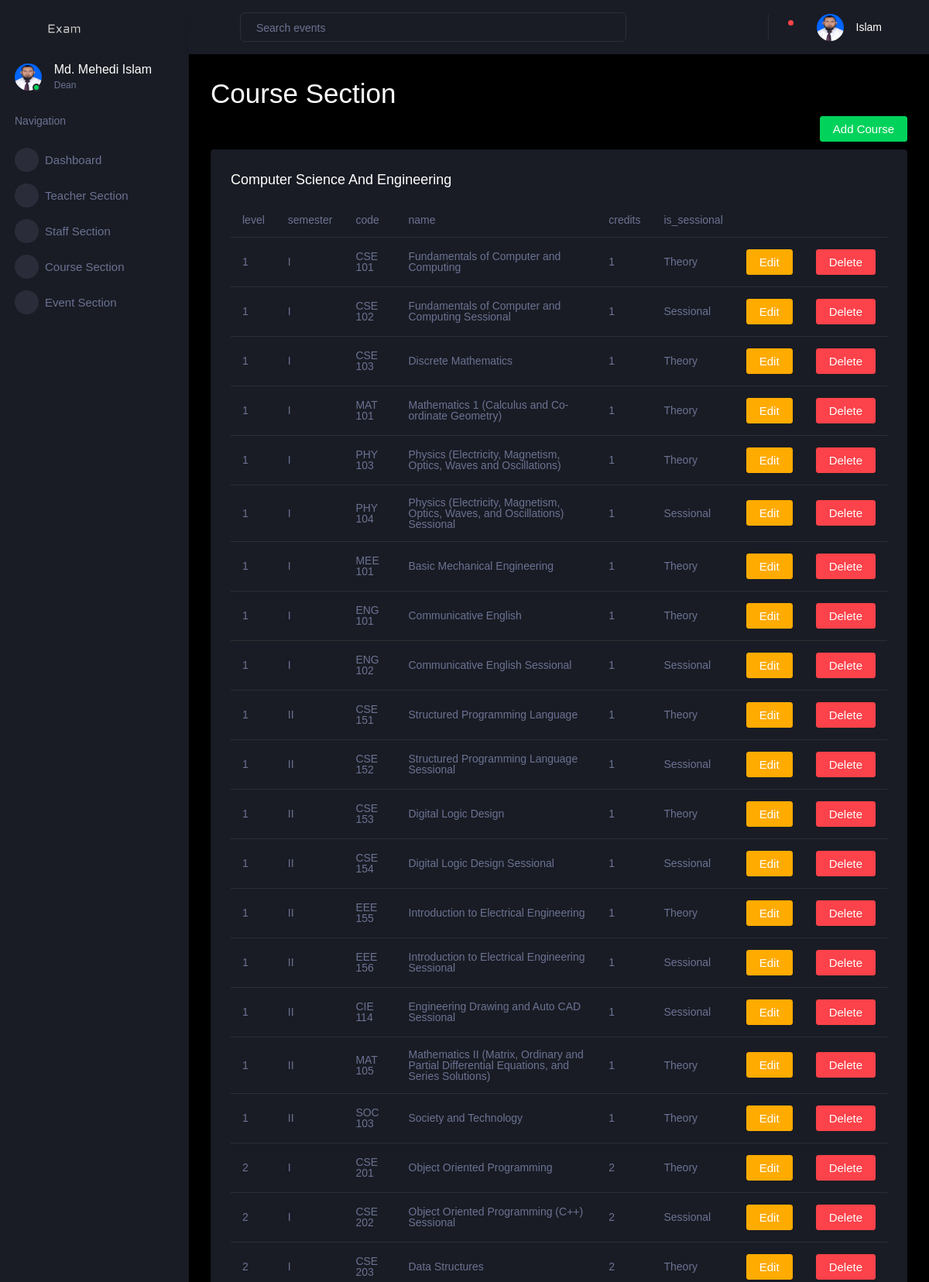
/user/course-section (signed in, upper part), run on the app's committed database.
### account/models.py (models this page shows, shortened)
class Teacher(models.Model):
    user = models.OneToOneField(
        User, on_delete=models.CASCADE, primary_key=True)
    title = models.CharField(max_length=255, null=False,
                             choices=TEACHER_TITLE_CHOICES, default='None')
    contact_number = models.CharField(null=False, unique=True, max_length=255)
    profile_picture = models.ImageField(
        upload_to=get_profile_pictures_directory, blank=True, null=True)
    department = models.ForeignKey(Department, on_delete=models.DO_NOTHING)
    is_available = models.BooleanField(default=True)
    total_creadits = models.DecimalField(
        max_digits=10, decimal_places=2, default=0)

### dashboard/models.py (models this page shows, shortened)
class Faculty(models.Model):
    name = models.CharField(max_length=255, null=False)
    def __str__(self) -> str:
        return self.name

class Course(models.Model):
    code = models.CharField(max_length=255, null=False)
    credits = models.DecimalField(null=False, max_digits=4, decimal_places=2)
    department = models.ForeignKey(
        Department, on_delete=models.CASCADE, null=False)
    is_sessional = models.BooleanField(null=False, default=False)
    level = models.CharField(max_length=1, null=False,
                             choices=LEVEL_CHOICES, default='1')
    name = models.CharField(max_length=255, null=False)
    semester = models.CharField(
        max_length=2, null=False, choices=SEMESTER_CHOICES, default='I')

### dashboard/views.py (the view)
# urls.py: path('course-section', course_page, name='course-section'),
def course_page(request):
    context = get_context(request)
    return render(request, 'course-section.html', context)

### account/models.py (called while the page is built)
    def __str__(self) -> str:
        return self.messages

### dashboard/models.py (called while the page is built)
    def __str__(self) -> str:
        return self.name

### dashboard/views.py (called while the page is built)
def is_dean(user):
    try:
        teacher = Teacher.objects.get(user=user)
    except Teacher.DoesNotExist:
        return None
    deans = Dean.objects.filter(teacher=teacher).order_by('-joined')[:1]
    if len(deans) != 1:
        return None
    return deans[0]

def is_staff(user):
    try:
        staff = Staff.objects.get(user=user)
    except Staff.DoesNotExist:
        return None
    return staff

def is_teacher(user):
    try:
        teacher = Teacher.objects.get(user=user)
    except Teacher.DoesNotExist:
        return None
    return teacher

def is_student(user):
    try:
        student = Student.objects.get(user=user)
    except Student.DoesNotExist:
        return None
    return student

def get_staff(faculty):
    return list(Staff.objects.filter(faculty=faculty))

def get_courses(faculty):
    courses = Course.objects.all()
    selected_courses = []
    for course in courses:
        dept = Department.objects.get(name=course.department)
        if dept.faculty == faculty:
            selected_courses.append(course)
    return selected_courses

def get_teachers(faculty):
    teachers = Teacher.objects.all()
    selected_teachers = []
    for teacher in teachers:
        dept = Department.objects.get(name=teacher.department)
        if dept.faculty == faculty:
            selected_teachers.append(teacher)
    return selected_teachers

def get_exams(approved_routines, teacher=None):
    past = []
    current = []
    upcomming = []
    today = date.today()
    for routine in approved_routines:
        exams = routine.exam_set.all()
        if teacher:
            exams = filter(lambda exam: teacher in exam.examiners.all()
                           or teacher == exam.supervisor, exams)
        for exam in exams:
            if exam.exam_date == today:
                current.append(exam)
            elif exam.exam_date < today:
                past.append(exam)
            else:
                upcomming.append(exam)
    return current, past, upcomming

def get_notification(user):
    return Notification.objects.filter(user=user, marked_read=False).all()

### dashboard/templates/course-section.html
{% extends "dashboard-base.html" %}
{% load static %}
{% block content %}
<h1>Course Section</h1>
<div class="create-new">
  <a class="nav-link btn btn-success create-new-button"  href="{% url 'add-course' %}" >
    Add Course
  </a>
</div>
  <div class="row">
    <div class="col-12 grid-margin">
      <div class="card">
        <div class="card-body">
          <h4 class="card-title">{{ faculty.name }}</h4>
          <div class="table-responsive">
            <table class="table">
              <thead>
                <tr>
                  <th>level</th>
                  <th>semester</th>
                  <th>code</th>
                  <th>name</th>
                  <th>credits</th>
                  <th>is_sessional</th>
                </tr>
              </thead>
              <tbody>
                {% for course in courses %}
                  <tr>
                    <td>{{ course.level }}</td>
                    <td>{{ course.semester }}</td>
                    <td>{{ course.code }}</td>
                    <td>{{ course.name }}</td>
                    <td>{{ course.level }}</td>
                    <td>
                      {% if course.is_sessional %}
                        Sessional
                      {% else %}
                        Theory
                      {% endif %}
                    </td>
                    <td>
                      <a class="nav-link btn btn-warning create-new-button"  href="{% url 'edit-course' %}" >
                        Edit
                      </a>
                    </td>
                    <td>
                      <a class="nav-link btn btn-danger create-new-button"  href="{% url 'delete-course' course.id %}" >
                        Delete
                      </a>
                    </td>
                  </tr>
                {% endfor %}
              </tbody>
            </table>
          </div>
        </div>
      </div>
    </div>
  </div>
{% endblock content %}

### dashboard/templates/dashboard-base.html (shortened to what this page needs)
{% load static %}
<!DOCTYPE html>
<html lang="en">
<head>
  <link rel="stylesheet" href="{% static 'dashboard/vendors/mdi/css/materialdesignicons.min.css' %}" />
  <link rel="stylesheet" href="{% static 'dashboard/vendors/css/vendor.bundle.base.css' %}" />
  <link rel="stylesheet" href="{% static 'dashboard/vendors/jvectormap/jquery-jvectormap.css' %}" />
  <link rel="stylesheet" href="{% static 'dashboard/vendors/flag-icon-css/css/flag-icon.min.css' %}" />
  <link rel="stylesheet" href="{% static 'dashboard/vendors/owl-carousel-2/owl.carousel.min.css' %}" />
  <link rel="stylesheet" href="{% static 'dashboard/vendors/owl-carousel-2/owl.theme.default.min.css' %}" />
  <link rel="stylesheet" href="{% static 'dashboard/css/style.css' %}" />
</head>
<body>
  <div class="container-scroller">
    <nav class="sidebar sidebar-offcanvas" id="sidebar">
      <div class="sidebar-brand-wrapper d-none d-lg-flex align-items-center justify-content-center fixed-top">
        <a class="sidebar-brand brand-logo" href="#">
          <img src="{% static 'dashboard/images/logo.svg' %}" alt="logo" />
        </a>
      </div>
      <ul class="nav">
        <li class="nav-item profile">
          <div class="profile-desc">
            <div class="profile-pic">
              <div class="count-indicator">
                {% if user.profile_picture %}
                <img class="img-xs rounded-circle" src="{{ user.profile_picture.url }}" />
                {% else %}
                <img class="img-xs rounded-circle" src="{% static 'dashboard/images/dummy.png' %}" />
                {% endif %}
                <span class="count bg-success"></span>
              </div>
              <div class="profile-name">
                <h5 class="mb-0 font-weight-normal">
                  {% if is_student %}
                    {{ student.user.first_name }} {{ student.user.last_name }}
                  {% else %}
                    {{ user.user.first_name }} {{ user.user.last_name }}
                  {% endif %}
                </h5>
                <span>
                  {% if if_staff %}
                  Staff
                  {% elif if_dean %}
                  Dean
                  {% elif is_student %}
                  Student
                  {% else %}
                  Teacher
                  {% endif %}
                </span>
              </div>
            </div>
          </div>
        </li>
        <li class="nav-item nav-category">
          <span class="nav-link">Navigation</span>
        </li>
        <li class="nav-item menu-items">
          <a class="nav-link" href="{% url 'dashboard-page' %}">
            <span class="menu-icon">
              <i class="mdi mdi-speedometer"></i>
            </span>
            <span class="menu-title">Dashboard</span>
          </a>
        </li>
        {% if not is_student %}
          {% if is_staff %}
            <li class="nav-item menu-items">
              <a class="nav-link" href="{% url 'teacher-section' %}">
                <span class="menu-icon">
                  <i class="mdi mdi-playlist-play"></i>
                </span>
                <span class="menu-title">Teacher Section</span>
              </a>
            </li>
            {% if if_dean %}
              <li class="nav-item menu-items">
                <a class="nav-link" href="{% url 'staff-section' %}">
                  <span class="menu-icon">
                    <i class="mdi mdi-table-large"></i>
                  </span>
                  <span class="menu-title">Staff Section</span>
                </a>
              </li>
            {% endif %}
          <li class="nav-item menu-items">
            <a class="nav-link" href="{% url 'course-section' %}">
              <span class="menu-icon">
                <i class="mdi mdi-chart-bar"></i>
              </span>
              <span class="menu-title">Course Section</span>
            </a>
          </li>
          {% endif %}
          {% if is_staff %}
          <li class="nav-item menu-items">
            <a class="nav-link" href="{% url 'event-section' %}">
              <span class="menu-icon">
                <i class="mdi mdi-chart-bar"></i>
              </span>
              <span class="menu-title">Event Section</span>
            </a>
          </li>
          {% endif %}
        {% endif %}
      </ul>
    </nav>
    <div class="container-fluid page-body-wrapper">
      <nav class="navbar p-0 fixed-top d-flex flex-row">
        <div class="navbar-menu-wrapper flex-grow d-flex align-items-stretch">
          <button class="navbar-toggler navbar-toggler align-self-center" type="button" data-toggle="minimize">
            <span class="mdi mdi-menu"></span>
          </button>
          <ul class="navbar-nav w-100">
            <li class="nav-item w-100">
              <form class="nav-link mt-2 mt-md-0 d-none d-lg-flex search" method="post"
                action="{% url 'search-page' %}">
                <input type="text" name="search" class="form-control" placeholder="Search events" />
              </form>
            </li>
          </ul>
          <ul class="navbar-nav navbar-nav-right">
            <li class="nav-item dropdown border-left">
              <a class="nav-link count-indicator dropdown-toggle" id="notificationDropdown" href="#"
                data-toggle="dropdown">
                <i class="mdi mdi-bell"></i>
                {% if notifications|length > 0 %}
                <span class="count bg-danger"></span>
                {% endif %}
              </a>
            </li>
            <li class="nav-item dropdown">
              <a class="nav-link" id="profileDropdown" href="#" data-toggle="dropdown">
                <div class="navbar-profile">
                  {% if user.profile_picture %}
                  <img class="img-xs rounded-circle" src="{{ user.profile_picture.url }}" />
                  {% else %}
                  <img class="img-xs rounded-circle" src="{% static 'dashboard/images/dummy.png' %}" />
                  {% endif %}
                  <p class="mb-0 d-none d-sm-block navbar-profile-name">
                    {{ user.user.last_name }}
                  </p>
                  <i class="mdi mdi-menu-down d-none d-sm-block pl-3"></i>
                </div>
              </a>
            </li>
          </ul>
        </div>
      </nav>
      <div class="main-panel">
        <div class="content-wrapper">
          {% block content %}{% endblock %}
        </div>
      </div>
    </div>
  </div>
</body>
</html>

### data on the page
Teacher: profile_picture (picture), user.first_name "Md. Mehedi", user.last_name "Islam"
Faculty: name "Computer Science And Engineering"
Course: level "1", semester "I", code "CSE 101", name "Fundamentals of Computer and Computing", is_sessional "Theory"
Course: level "1", semester "I", code "CSE 102", name "Fundamentals of Computer and Computing Sessional", is_sessional "Sessional"
Course: level "1", semester "I", code "CSE 103", name "Discrete Mathematics", is_sessional "Theory"
Course: level "1", semester "I", code "MAT 101", name "Mathematics 1 (Calculus and Co-ordinate Geometry)", is_sessional "Theory"
Course: level "1", semester "I", code "PHY 103", name "Physics (Electricity, Magnetism, Optics, Waves and Oscillations)", is_sessional "Theory"
Course: level "1", semester "I", code "PHY 104", name "Physics (Electricity, Magnetism, Optics, Waves, and Oscillations) Sessional", is_sessional "Sessional"
Course: level "1", semester "I", code "MEE 101", name "Basic Mechanical Engineering", is_sessional "Theory"
Course: level "1", semester "I", code "ENG 101", name "Communicative English", is_sessional "Theory"
Course: level "1", semester "I", code "ENG 102", name "Communicative English Sessional", is_sessional "Sessional"
Course: level "1", semester "II", code "CSE 151", name "Structured Programming Language", is_sessional "Theory"
Course: level "1", semester "II", code "CSE 152", name "Structured Programming Language Sessional", is_sessional "Sessional"
Course: level "1", semester "II", code "CSE 153", name "Digital Logic Design", is_sessional "Theory"
Course: level "1", semester "II", code "CSE 154", name "Digital Logic Design Sessional", is_sessional "Sessional"
Course: level "1", semester "II", code "EEE 155", name "Introduction to Electrical Engineering", is_sessional "Theory"
Course: level "1", semester "II", code "EEE 156", name "Introduction to Electrical Engineering Sessional", is_sessional "Sessional"
Course: level "1", semester "II", code "CIE 114", name "Engineering Drawing and Auto CAD Sessional", is_sessional "Sessional"
Course: level "1", semester "II", code "MAT 105", name "Mathematics II (Matrix, Ordinary and Partial Differential Equations, and Series Solutions)", is_sessional "Theory"
Course: level "1", semester "II", code "SOC 103", name "Society and Technology", is_sessional "Theory"
Course: level "2", semester "I", code "CSE 201", name "Object Oriented Programming", is_sessional "Theory"
Course: level "2", semester "I", code "CSE 202", name "Object Oriented Programming (C++) Sessional", is_sessional "Sessional"
Course: level "2", semester "I", code "CSE 203", name "Data Structures", is_sessional "Theory"
